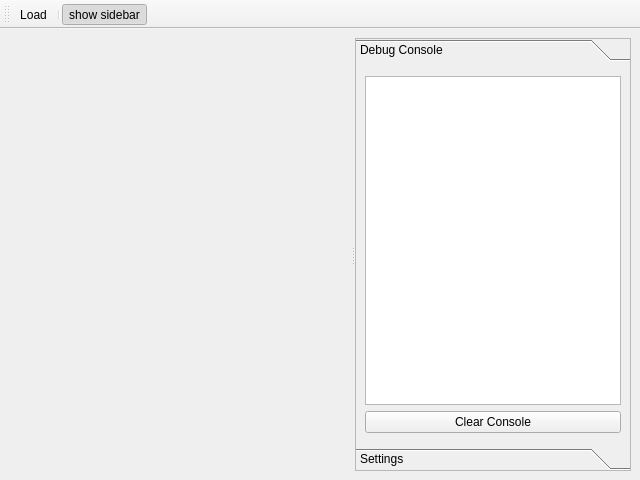
<?xml version="1.0" encoding="UTF-8"?>
<ui version="4.0">
 <class>MainWindow</class>
 <widget class="QMainWindow" name="MainWindow">
  <property name="geometry">
   <rect>
    <x>0</x>
    <y>0</y>
    <width>640</width>
    <height>480</height>
   </rect>
  </property>
  <property name="minimumSize">
   <size>
    <width>0</width>
    <height>24</height>
   </size>
  </property>
  <property name="acceptDrops">
   <bool>true</bool>
  </property>
  <property name="windowTitle">
   <string>PT3</string>
  </property>
  <property name="unifiedTitleAndToolBarOnMac">
   <bool>false</bool>
  </property>
  <widget class="QWidget" name="centralwidget">
   <property name="sizePolicy">
    <sizepolicy hsizetype="Expanding" vsizetype="Expanding">
     <horstretch>0</horstretch>
     <verstretch>0</verstretch>
    </sizepolicy>
   </property>
   <layout class="QHBoxLayout" name="mainWinHorizontalLayout">
    <item>
     <widget class="QSplitter" name="splitter">
      <property name="sizePolicy">
       <sizepolicy hsizetype="Expanding" vsizetype="Expanding">
        <horstretch>0</horstretch>
        <verstretch>0</verstretch>
       </sizepolicy>
      </property>
      <property name="layoutDirection">
       <enum>Qt::LeftToRight</enum>
      </property>
      <property name="lineWidth">
       <number>2</number>
      </property>
      <property name="midLineWidth">
       <number>1</number>
      </property>
      <property name="orientation">
       <enum>Qt::Horizontal</enum>
      </property>
      <widget class="QmlWidget" name="qmlWidget" native="true">
       <property name="sizePolicy">
        <sizepolicy hsizetype="Expanding" vsizetype="Expanding">
         <horstretch>1</horstretch>
         <verstretch>0</verstretch>
        </sizepolicy>
       </property>
       <property name="minimumSize">
        <size>
         <width>0</width>
         <height>0</height>
        </size>
       </property>
       <property name="acceptDrops">
        <bool>true</bool>
       </property>
       <property name="autoFillBackground">
        <bool>false</bool>
       </property>
       <layout class="QHBoxLayout" name="horizontalLayout_2"/>
      </widget>
      <widget class="QToolBox" name="toolBox">
       <property name="sizePolicy">
        <sizepolicy hsizetype="Expanding" vsizetype="Expanding">
         <horstretch>0</horstretch>
         <verstretch>0</verstretch>
        </sizepolicy>
       </property>
       <property name="frameShape">
        <enum>QFrame::StyledPanel</enum>
       </property>
       <property name="currentIndex">
        <number>0</number>
       </property>
       <widget class="QWidget" name="debugPage">
        <property name="geometry">
         <rect>
          <x>0</x>
          <y>0</y>
          <width>274</width>
          <height>362</height>
         </rect>
        </property>
        <attribute name="label">
         <string>Debug Console</string>
        </attribute>
        <layout class="QVBoxLayout" name="verticalLayout">
         <property name="spacing">
          <number>6</number>
         </property>
         <property name="leftMargin">
          <number>9</number>
         </property>
         <property name="topMargin">
          <number>9</number>
         </property>
         <property name="rightMargin">
          <number>9</number>
         </property>
         <property name="bottomMargin">
          <number>9</number>
         </property>
         <item>
          <widget class="QListView" name="consoleListView">
           <property name="font">
            <font>
             <family>Source Code Pro</family>
             <pointsize>10</pointsize>
            </font>
           </property>
           <property name="wordWrap">
            <bool>true</bool>
           </property>
          </widget>
         </item>
         <item>
          <widget class="QPushButton" name="btnClearConsole">
           <property name="text">
            <string>Clear Console</string>
           </property>
          </widget>
         </item>
        </layout>
       </widget>
       <widget class="QWidget" name="settingsPage">
        <property name="geometry">
         <rect>
          <x>0</x>
          <y>0</y>
          <width>274</width>
          <height>362</height>
         </rect>
        </property>
        <attribute name="label">
         <string>Settings</string>
        </attribute>
        <layout class="QGridLayout" name="gridLayout_2">
         <item row="0" column="0">
          <widget class="QListView" name="listView"/>
         </item>
        </layout>
       </widget>
      </widget>
     </widget>
    </item>
   </layout>
  </widget>
  <widget class="QToolBar" name="toolBar">
   <property name="minimumSize">
    <size>
     <width>0</width>
     <height>24</height>
    </size>
   </property>
   <property name="windowTitle">
    <string>toolBar</string>
   </property>
   <property name="autoFillBackground">
    <bool>true</bool>
   </property>
   <attribute name="toolBarArea">
    <enum>TopToolBarArea</enum>
   </attribute>
   <attribute name="toolBarBreak">
    <bool>false</bool>
   </attribute>
   <addaction name="actionLoad"/>
   <addaction name="separator"/>
   <addaction name="actionshow_console"/>
  </widget>
  <action name="actionLoad">
   <property name="text">
    <string>Load</string>
   </property>
  </action>
  <action name="actionshow_console">
   <property name="checkable">
    <bool>true</bool>
   </property>
   <property name="checked">
    <bool>true</bool>
   </property>
   <property name="text">
    <string>show sidebar</string>
   </property>
   <property name="toolTip">
    <string>show sidebar</string>
   </property>
  </action>
 </widget>
 <customwidgets>
  <customwidget>
   <class>QmlWidget</class>
   <extends>QWidget</extends>
   <header>src/qmlwidget.h</header>
   <container>1</container>
  </customwidget>
 </customwidgets>
 <resources/>
 <connections/>
</ui>
